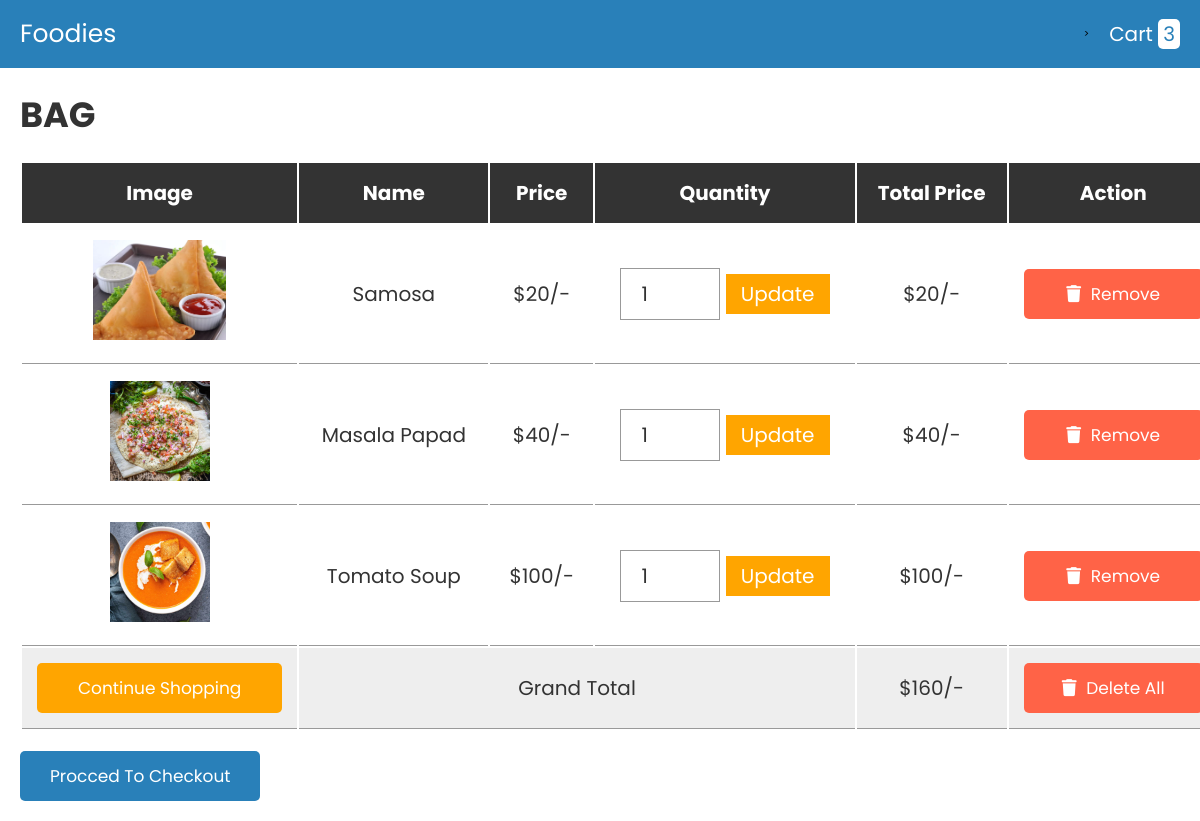
The page /cart.php?nam=3 on the database its author committed.
### tables this page shows
CREATE TABLE `cart` (
  `id` int(4) NOT NULL,
  `name` varchar(255) NOT NULL,
  `prise` int(5) NOT NULL,
  `image` varchar(255) NOT NULL,
  `quantity` int(4) NOT NULL,
  `table_number` int(3) NOT NULL,
  `is_confirmed` int(2) NOT NULL
);

### cart.php (the view, shortened to what this page needs)
<?php
@include 'config.php';
?>
<!DOCTYPE html>
<html lang="en">
<head>
   <link rel="stylesheet" href="https://cdnjs.cloudflare.com/ajax/libs/font-awesome/6.0.0/css/all.min.css">
   <link rel="stylesheet" href="css/style.css">
</head>
<body>
<?php include 'header.php'; ?>
<div class="container">
<section class="shopping-cart">
   <h1 class="heading">Bag</h1>
   <table>
      <thead>
         <th>image</th>
         <th>name</th>
         <th>price</th>
         <th>quantity</th>
         <th>total price</th>
         <th>action</th>
      </thead>
      <tbody>
         <?php
         $select_cart = mysqli_query($conn, "SELECT * FROM `cart` WHERE table_number=$name_");
         $grand_total = 0;
         if(mysqli_num_rows($select_cart) > 0){
            while($fetch_cart = mysqli_fetch_assoc($select_cart)){
         ?>
         <tr>
            <td><img src="image/<?php echo $fetch_cart['image']; ?>" height="100" alt=""></td>
            <td><?php echo $fetch_cart['name']; ?></td>
            <td>$<?php echo number_format($fetch_cart['prise']); ?>/-</td>
            <td>
               <form action="" method="post">
                  <input type="number" name="update_quantity" min="1"  value="<?php echo $fetch_cart['quantity']; ?>" >
                  <input type="submit" value="update" name="update_update_btn">
               </form>
            </td>
            <td>$<?php echo $sub_total = number_format($fetch_cart['prise'] * $fetch_cart['quantity']); ?>/-</td>
            <td><a href="cart.php?remove=<?php echo $fetch_cart['id']; ?>&nam=<?php echo $name_;?>" onclick="return confirm('remove item from cart?')" class="delete-btn"> <i class="fas fa-trash"></i> remove</a></td>
         </tr>
         <?php
           $grand_total += $sub_total;
            };
         };
         ?>
         <tr class="table-bottom">
            <td><a href="products.php?nam=<?php echo $name_;?>" class="option-btn" style="margin-top: 0;">continue shopping</a></td>
            <td colspan="3">grand total</td>
            <td>$<?php echo $grand_total; ?>/-</td>
            <td><a href="cart.php?delete_all&nam=<?php echo $name_;?>" onclick="return confirm('are you sure you want to delete all?');" class="delete-btn"> <i class="fas fa-trash"></i> delete all </a></td>
         </tr>
      </tbody>
   </table>
   <div class="checkout-btn">
      <a href="checkout.php?nam=<?php echo $name_;?>" class="btn <?= ($grand_total > 1)?'':'disabled'; ?>">procced to checkout</a>
   </div>
</section>
</div>
</body>
</html>

### css/style.css (style rules this page uses)
:root { --blue:#2980b9; --red:tomato; --orange:orange; --black:#333; --white:#fff; --bg-color:#eee; --dark-bg:rgba(0,0,0,.7); --box-shadow:0 .5rem 1rem rgba(0,0,0,.1); --border:.1rem solid #999; }
* { font-family: 'Poppins', sans-serif; margin:0; padding:0; box-sizing: border-box; outline: none; border:none; text-decoration: none; text-transform: capitalize; }
html { font-size: 62.5%; overflow-x: hidden; }
.container { max-width: 1200px; margin:0 auto; }
section { padding:2rem; }
.heading { text-align: center; font-size: 3.5rem; text-transform: uppercase; color:var(--black); margin-bottom: 2rem; }
.btn, .option-btn, .delete-btn { display: block; width: 100%; text-align: center; background-color: var(--blue); color:var(--white); font-size: 1.7rem; padding:1.2rem 3rem; border-radius: .5rem; cursor: pointer; margin-top: 1rem; }
.option-btn i, .delete-btn i { padding-right: .5rem; }
.option-btn { background-color: var(--orange); }
.delete-btn { margin-top: 0; background-color: var(--red); }
.shopping-cart table { text-align: center; width: 100%; }
.shopping-cart table thead th { padding:1.5rem; font-size: 2rem; color:var(--white); background-color: var(--black); }
.shopping-cart table tr td { border-bottom: var(--border); padding:1.5rem; font-size: 2rem; color:var(--black); }
.shopping-cart table input[type="number"] { border: var(--border); padding:1rem 2rem; font-size: 2rem; color:var(--black); width: 10rem; }
.shopping-cart table input[type="submit"] { padding:.5rem 1.5rem; cursor: pointer; font-size: 2rem; background-color: var(--orange); color:var(--white); }
.shopping-cart table .table-bottom { background-color: var(--bg-color); }
.shopping-cart .checkout-btn { text-align: center; margin-top: 1rem; }
.shopping-cart .checkout-btn a { display: inline-block; width: auto; }
@media (max-width:1200px) { .shopping-cart { overflow-x: scroll; } }
@media (max-width:1200px) { .shopping-cart table { width: 120rem; } }
@media (max-width:1200px) { .shopping-cart .heading { text-align: left; } }
@media (max-width:1200px) { .shopping-cart .checkout-btn { text-align: left; } }

### rows shown on the page
cart: image (picture), name "Samosa", prise "20", update_quantity "1"
cart: image (picture), name "Masala Papad", prise "40", update_quantity "1"
cart: image (picture), name "Tomato Soup", prise "100", update_quantity "1"

### other values the page prints
$row_count "3"
$grand_total "160"
